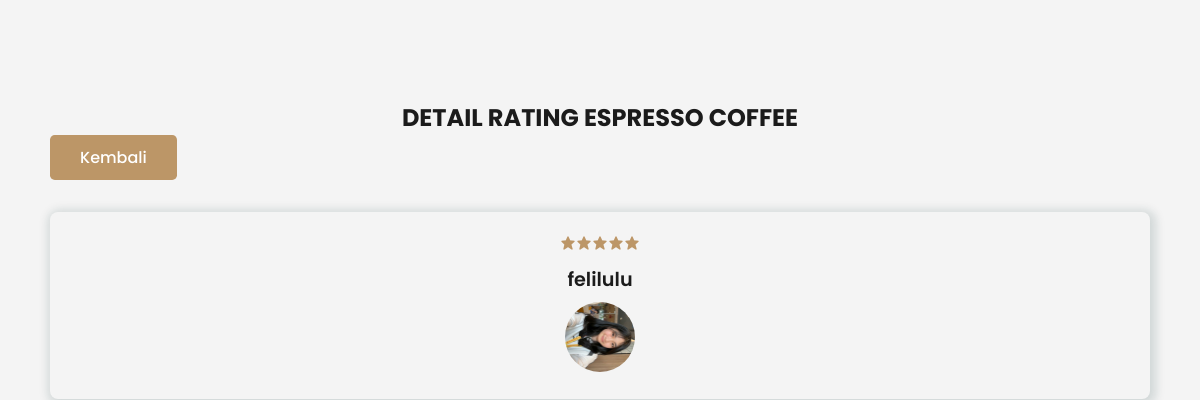
The page /user/lihatrating.php?id=14 on the database its author committed.
### tables this page shows
CREATE TABLE `products` (
  `id_produk` int(11) NOT NULL,
  `nama_produk` varchar(30) NOT NULL,
  `harga_produk` varchar(11) NOT NULL,
  `gambar_produk` varchar(255) DEFAULT NULL,
  `kategori` varchar(30) DEFAULT NULL,
  `deskripsi` varchar(1000) DEFAULT NULL
);

CREATE TABLE `transaksi` (
  `id_transaksi` int(11) NOT NULL,
  `id_user` int(11) NOT NULL,
  `id_produk` int(11) NOT NULL,
  `total_transaksi` varchar(11) NOT NULL,
  `metode_transaksi` varchar(20) NOT NULL,
  `tanggal_transaksi` date NOT NULL,
  `jumlah` varchar(11) DEFAULT NULL,
  `waktu_transaksi` time DEFAULT NULL,
  `rating` int(1) DEFAULT NULL,
  `status` varchar(50) NOT NULL DEFAULT 'Konfirmasi'
);

CREATE TABLE `user` (
  `id_user` int(11) NOT NULL,
  `username` varchar(20) NOT NULL,
  `password` varchar(20) NOT NULL,
  `email` varchar(30) NOT NULL,
  `level` varchar(10) NOT NULL,
  `foto_profil` varchar(255) DEFAULT NULL
);

### user/lihatrating.php (the view, shortened to what this page needs)
<?php
include '../koneksi.php';
if (isset($_GET['id'])) {
    $id_produk = $_GET['id'];
    $query_produk = "SELECT nama_produk, gambar_produk FROM products WHERE id_produk = ?";
    if ($stmt_produk = $mysqli->prepare($query_produk)) {
        $stmt_produk->bind_param("i", $id_produk);
        $stmt_produk->execute();
        $result_produk = $stmt_produk->get_result();
        if ($data_produk = $result_produk->fetch_assoc()) {
            $nama_produk = $data_produk['nama_produk'];
        } else {
            echo "Error: Produk tidak ditemukan.";
            exit;
        }
    } else {
        echo "Error: " . $mysqli->error;
        exit;
    }
    $query = "
        SELECT t.rating, u.username, u.foto_profil
        FROM transaksi t
        JOIN user u ON t.id_user = u.id_user
        WHERE t.id_produk = ? AND t.rating IS NOT NULL
        ORDER BY t.id_transaksi DESC
    ";
    if ($stmt = $mysqli->prepare($query)) {
        $stmt->bind_param("i", $id_produk);
        $stmt->execute();
        $result = $stmt->get_result();
        if ($result->num_rows > 0) {
            $ratings = $result->fetch_all(MYSQLI_ASSOC);
        } else {
            $ratings = [];
        }
    } else {
        echo "Error: " . $mysqli->error;
    }
} else {
    echo "<p>ID produk tidak ditemukan.</p>";
}
?>
<!DOCTYPE html>
<html lang="en">
<head>
    <link rel="stylesheet" href="detailproduk.css">
    <link rel="stylesheet" href="https://unpkg.com/boxicons@latest/css/boxicons.min.css">
</head>
<body>
    <section class="customers" id="customers">
        <div class="heading">
            <h2>DETAIL RATING <?php echo isset($nama_produk) ? htmlspecialchars($nama_produk) : ''; ?></h2>
        </div>
        <a href="detailproduk.php?id=<?php echo $id_produk; ?>" class="btn">Kembali</a>
        <div class="customers-container">
            <?php if (!empty($ratings)) { ?>
                <?php foreach ($ratings as $rating) { ?>
                    <div class="box">
                        <div class="stars">
                            <?php
                            $full_stars = floor($rating['rating']);
                            for ($i = 0; $i < $full_stars; $i++) {
                                echo "<i class='bx bxs-star'></i>";
                            }
                            ?>
                        </div>
                        <h2><?php echo htmlspecialchars($rating['username']); ?></h2>
                        <img src="../user/img/<?php echo htmlspecialchars($rating['foto_profil']); ?>" width="50" title="<?php echo htmlspecialchars($rating['username']); ?>">
                    </div>
                <?php } ?>
            <?php } else { ?>
                <p>Belum ada rating untuk produk ini.</p>
            <?php } ?>
        </div>
        <br><br>
    </section>
    <br><br>
</body>
</html>

### user/detailproduk.css (style rules this page uses)
* { font-family: 'Poppins', sans-serif; margin: 0; padding: 0; box-sizing: border-box; scroll-padding-top: 4rem; scroll-behavior: smooth; list-style: none; text-decoration: none; }
:root { --main-color: #bc9667; --second-color: #edeae3; --text-color: #1b1b1b; --bg-color: #fff; --box-shadow: 2px 2px 10px 4px rgb(14 55 54 / 15%); }
body, html { height: 100%; background-color: #f4f4f4; color: var(--second-color); display: flex; flex-direction: column; }
h1, h2, h3, p { color: var(--text-color); }
section { padding: 100px 50px; }
.bxs-star, .bxs-star-half, .bx-star { color: var(--main-color); }
.btn { display: inline-block; padding: 10px 30px; border-radius: 0.3rem; background: var(--main-color); color: var(--bg-color); font-weight: 500; text-decoration: none; transition: background-color 0.3s; }
.customers-container { display: grid; grid-template-columns: repeat(auto-fit, minmax(100px, auto)); gap: 1.5rem; margin-top: 2rem; }
.customers .heading h2 { text-transform: uppercase; text-align: center; }
.customers-container .box { padding: 20px; box-shadow: var(--box-shadow); border-radius: 0.5rem; text-align: center; }
.stars .bx { color: var(--main-color); }
.customers-container .box h2 { font-size: 1.2rem; font-weight: 600; margin: 0.5rem 0 0.5rem; }
.customers-container .box img { width: 70px; height: 70px; border-radius: 50%; object-fit: cover; }

### rows shown on the page
products: nama_produk "ESPRESSO COFFEE"
transaksi: rating 5 (drawn), id_user.username "felilulu", id_user.foto_profil (picture)
